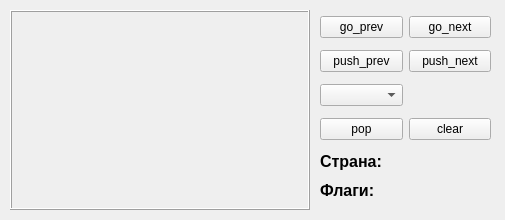
<?xml version="1.0" encoding="UTF-8"?>
<ui version="4.0">
 <class>MainWindow</class>
 <widget class="QMainWindow" name="MainWindow">
  <property name="geometry">
   <rect>
    <x>0</x>
    <y>0</y>
    <width>505</width>
    <height>220</height>
   </rect>
  </property>
  <property name="windowTitle">
   <string>MainWindow</string>
  </property>
  <widget class="QWidget" name="centralwidget">
   <widget class="QLabel" name="image">
    <property name="geometry">
     <rect>
      <x>10</x>
      <y>10</y>
      <width>300</width>
      <height>200</height>
     </rect>
    </property>
    <property name="frameShape">
     <enum>QFrame::Box</enum>
    </property>
    <property name="frameShadow">
     <enum>QFrame::Raised</enum>
    </property>
    <property name="text">
     <string/>
    </property>
   </widget>
   <widget class="QWidget" name="verticalLayoutWidget">
    <property name="geometry">
     <rect>
      <x>320</x>
      <y>150</y>
      <width>171</width>
      <height>51</height>
     </rect>
    </property>
    <layout class="QVBoxLayout" name="verticalLayout_3">
     <item>
      <layout class="QHBoxLayout" name="horizontalLayout_2">
       <item>
        <widget class="QLabel" name="label_2">
         <property name="font">
          <font>
           <pointsize>12</pointsize>
           <bold>true</bold>
          </font>
         </property>
         <property name="text">
          <string>Страна:</string>
         </property>
        </widget>
       </item>
       <item>
        <widget class="QLabel" name="countryName">
         <property name="font">
          <font>
           <pointsize>12</pointsize>
           <bold>true</bold>
          </font>
         </property>
         <property name="text">
          <string/>
         </property>
        </widget>
       </item>
      </layout>
     </item>
     <item>
      <layout class="QHBoxLayout" name="horizontalLayout">
       <item>
        <widget class="QLabel" name="label">
         <property name="font">
          <font>
           <pointsize>12</pointsize>
           <bold>true</bold>
          </font>
         </property>
         <property name="text">
          <string>Флаги:</string>
         </property>
        </widget>
       </item>
       <item>
        <widget class="QLabel" name="amount">
         <property name="font">
          <font>
           <pointsize>12</pointsize>
           <bold>true</bold>
          </font>
         </property>
         <property name="text">
          <string/>
         </property>
        </widget>
       </item>
      </layout>
     </item>
    </layout>
   </widget>
   <widget class="QWidget" name="gridLayoutWidget">
    <property name="geometry">
     <rect>
      <x>320</x>
      <y>10</y>
      <width>171</width>
      <height>139</height>
     </rect>
    </property>
    <layout class="QGridLayout" name="gridLayout">
     <item row="0" column="1">
      <widget class="QPushButton" name="go_next_Button">
       <property name="text">
        <string>go_next</string>
       </property>
      </widget>
     </item>
     <item row="1" column="0">
      <widget class="QPushButton" name="push_prev_Button">
       <property name="text">
        <string>push_prev</string>
       </property>
      </widget>
     </item>
     <item row="0" column="0">
      <widget class="QPushButton" name="go_prev_Button">
       <property name="text">
        <string>go_prev</string>
       </property>
      </widget>
     </item>
     <item row="2" column="0">
      <widget class="QComboBox" name="countries">
       <property name="frame">
        <bool>true</bool>
       </property>
      </widget>
     </item>
     <item row="1" column="1">
      <widget class="QPushButton" name="push_next_Button">
       <property name="text">
        <string>push_next</string>
       </property>
      </widget>
     </item>
     <item row="3" column="1">
      <widget class="QPushButton" name="pushButton">
       <property name="text">
        <string>clear</string>
       </property>
      </widget>
     </item>
     <item row="3" column="0">
      <widget class="QPushButton" name="pop_Button">
       <property name="text">
        <string>pop</string>
       </property>
      </widget>
     </item>
    </layout>
   </widget>
  </widget>
  <widget class="QMenuBar" name="menubar">
   <property name="geometry">
    <rect>
     <x>0</x>
     <y>0</y>
     <width>505</width>
     <height>25</height>
    </rect>
   </property>
  </widget>
 </widget>
 <resources/>
 <connections/>
</ui>
